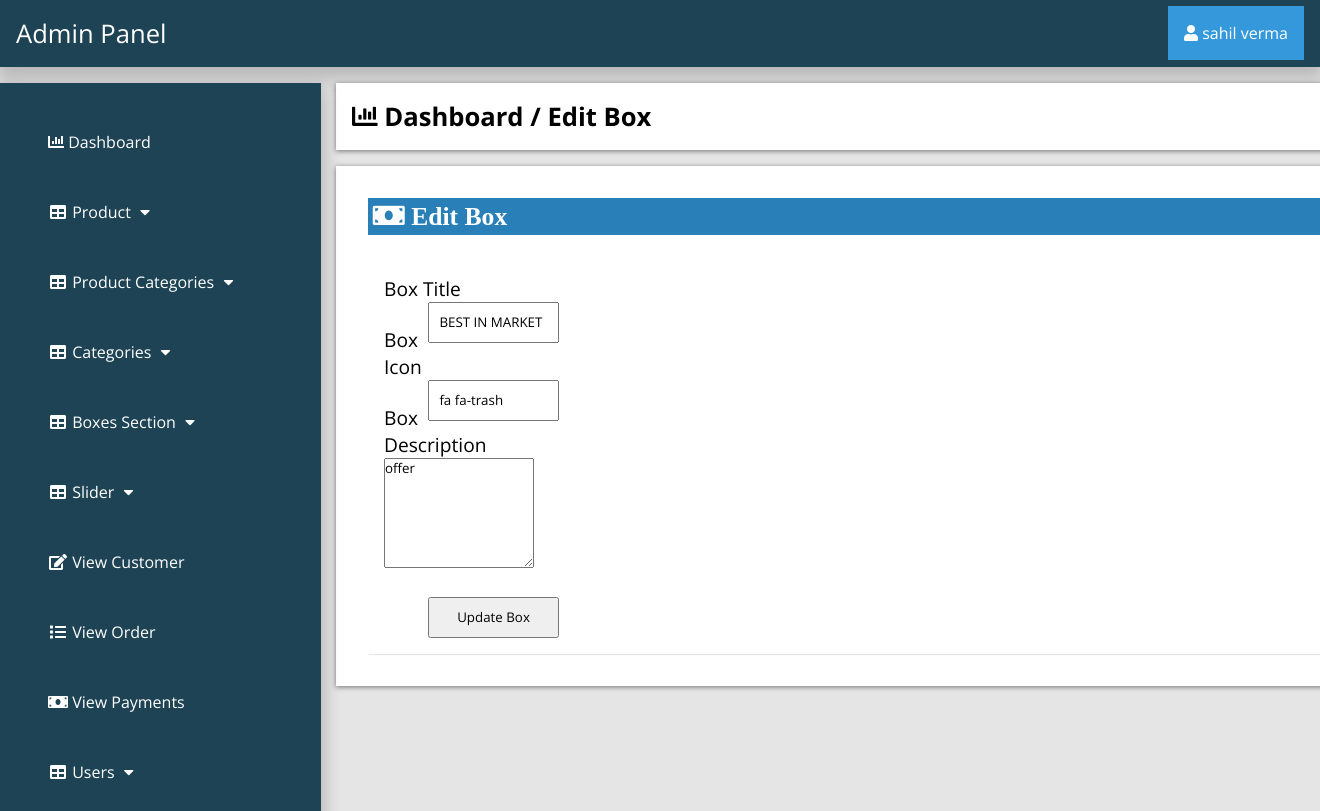
The page /admin_area/index.php?edit_box=4 (signed in) on the database its author committed.
### tables this page shows
CREATE TABLE `boxes_section` (
  `box_id` int(100) NOT NULL,
  `box_icon` varchar(100) NOT NULL,
  `box_title` varchar(255) NOT NULL,
  `box_desc` varchar(255) NOT NULL
);

### admin_area/edit_box.php (the view, shortened to what this page needs)
<?php
if (!isset($_SESSION['admin_email'])){
  echo "<script>window.open('login.php','_self')</script>";
  }else{
?>
<?php
if (isset($_GET['edit_box'])) {
	$edit_box=$_GET['edit_box'];
	$get_box="select * from boxes_section where box_id='$edit_box'";
	$run_box=mysqli_query($con,$get_box);
	$row_box=mysqli_fetch_array($run_box);
	$box_icon=$row_box['box_icon'];
	$box_title=$row_box['box_title'];
	$box_desc=$row_box['box_desc'];
}
?>
<div class="row">
	<div class="col-lg-12">
		<div class="breadcrump">
			<li class="active">
				<i class="fa fa-bar-chart"></i>
				Dashboard / Edit Box
			</li>
		</div>
	</div>
</div>
<div class="row">
	<div class="col-lg-12">
		<div class="panel panel-default">
			<div class="panel-heading">
				<h3 class="panel-title">
					<i class="fa fa-money fa-fw"> Edit Box </i>
				</h3>
			</div>
			<div class="panel-body">
				<form class="form-horizontal" method="post" action="">
					<div class="form-group">
						<label class="col-md-3 control-label">Box Title</label>
						<div class="col-md-6">
						<input type="text" name="box_title" value="<?php echo $box_title; ?>" class="form-control" required="" >
					</div>
				</div>
				<div class="form-group">
						<label class="col-md-3 control-label">Box Icon</label>
						<div class="col-md-6">
						<input type="text" name="box_icon" class="form-control" required value="<?php echo $box_icon; ?>" >
					</div>
				</div>
				<div class="form-group">
						<label class="col-md-3 control-label">Box Description</label>
						<div class="col-md-6">
						<textarea type="text" name="box_desc" class="form-control" rows="6" cols="19" ><?php echo $box_desc; ?></textarea>
                      </div>
					</div>
					<div class="form-group">
						<div class="col-md-6">
						<input type="submit" name="submit" value="Update Box" class="btn btn-primary form-control">
					</div>
</div>
				</form>
			</div>
		</div>
	</div>
</div>
<?php } ?>

### admin_area/includes/sidebar.php (shortened to what this page needs)
<?php
if (!isset($_SESSION['admin_email'])){
  echo "<script>window.open('login.php','_self')</script>";
  }else{
?>
<nav class="navbar navbar-inverse navbar-fixed-top" >
	<div class="navbar-header">
		<a href="index.php?dashboard" class="navbar-brand"><span>Admin Panel</span></a>
	</div>
		<div class="dropdown">
		 <button onclick="myFunction()" class="dropbtn"><i class="fa fa-user"></i> <?php echo $admin_name; ?></a></button>
		</div>
	<div class="collapse navbar-collapse navbar-ex1-collapse">
	<ul class="nav navbar-nav side-nav">
  <li>
    <a href="index.php?dashboard"><i class="fa fa-bar-chart"></i> Dashboard</a>
  </li>
  <li class="button-dropdown" id="#products">
    <a href="#" class="dropdown-toggle" data-toggle="collapse" data-target="#products"><i class="fa fa-fw fa-table"></i> Product <i class="fa fa-fw fa-caret-down"></i></a>
  </li>
  <li class="button-dropdown" id="#products_cat">
    <a href="#" class="dropdown-toggle" data-toggle="collapse" data-target="#products_cat"><i class="fa fa-fw fa-table"></i> Product Categories <i class="fa fa-fw fa-caret-down"></i></a>
  </li>
  <li class="button-dropdown" id="#category">
    <a href="#" class="dropdown-toggle" data-toggle="collapse" data-target="#category"><i class="fa fa-fw fa-table"></i> Categories <i class="fa fa-fw fa-caret-down"></i></a>
  </li>
<li class="button-dropdown" >
  <a href="#" class="dropdown-toggle" data-toggle="collapse" data-target="#boxes">
    <i class="fa fa-fw fa-table"></i> Boxes Section <i class="fa fa-fw fa-caret-down"></i>
  </a>
</li>
  <li class="button-dropdown">
    <a href="#" class="dropdown-toggle" data-toggle="collapse" data-target="#slider"><i class="fa fa-fw fa-table"></i>  Slider <i class="fa fa-fw fa-caret-down"></i></a>
  </li>
  <li>
  	<a href="index.php?view_customer">
  		<i class="fa fa-fw fa-edit"></i> View Customer
  	</a>
  </li>
  <li>
  	<a href="index.php?view_order">
  		<i class="fa fa-fw fa-list"></i> View Order
  	</a>
  </li>
  <li>
  	<a href="index.php?view_payments">
  		<i class="fa fa-fw fa-money"></i> View Payments
  	</a>
  </li>
  <li class="button-dropdown">
    <a href="#" class="dropdown-toggle" data-toggle="collapse" data-target="#users"><i class="fa fa-fw fa-table"></i>  Users <i class="fa fa-fw fa-caret-down"></i></a>
  </li>
</ul>
</div>
</nav>
<?php } ?>

### admin_area/css/style.css (style rules this page uses)
:root { --blue:#2980b9; }
body { margin: 0; }
* { font-family: 'Open Sans', sans-serif; margin:0; padding:0; box-sizing: border-box; text-decoration: none; transition: all .2s cubic-bezier(.37,1.14,.26,1.24); }
html { background-color: rgba(0,0,0,.1); }
.navbar-fixed-top { background:#1d4354; padding: 1rem; box-shadow: 0px 8px 16px 4px rgba(0,0,0,0.2); }
.navbar-fixed-top .navbar-brand { font-size: 1.6rem; color: #ffffff; }
.dropbtn { background-color: #3498DB; color: white; padding: 16px; font-size: 16px; border: none; cursor: pointer; }
.dropdown { position: relative; display: inline-block; float: right; margin-top: -2.8rem; }
.nav { position: absolute; top: 51px; margin-top: 32px; width: auto; height: 110%; border-radius: 0; display: block; background-color: #1d4354; bottom: 0; overflow: hidden; padding-bottom: 40px; box-shadow: 0px 8px 16px 4px rgba(0,0,0,0.2); margin-left: -1rem; }
.nav>li>a { width: 225px; display: block; color: #ffffff; margin: 3rem; }
.row { width: 81.2%; background-color: #ffffff; margin: auto; margin-left: 21rem; margin-top: 1rem; padding: 1rem; display: ; }
.panel { text-align: left; box-shadow: 1px 1px 1px 0px rgba(0.1,0.1,0.1,0.1); margin: 1rem; background-color: #ffffff; padding: rem; }
.panel-heading .panel-title { background-color: #2980b9; color: #ffffff; padding: .3rem; }
.breadcrump .active { font-weight: bold; font-size: 1.6rem; }
.row { list-style: none; box-shadow: 0 1px 5px rgba(0, 0, 0, 0.5); }
.row .fa-money { font-size: 1.6rem; width: 50%; text-align: left; }
.form-group { margin-top: 1.5rem; }
.form-group label { font-size: 1.2rem; }
.form-group input { width: 75%; float: right; padding: .6rem; }
.panel-body { display: flex; align-items: center; justify-content: left; padding: 1rem; flex-wrap: wrap; }

### rows shown on the page
boxes_section: box_title "BEST IN MARKET", box_icon "fa fa-trash", box_desc "offer"

### other values the page prints
$admin_name "sahil verma"
